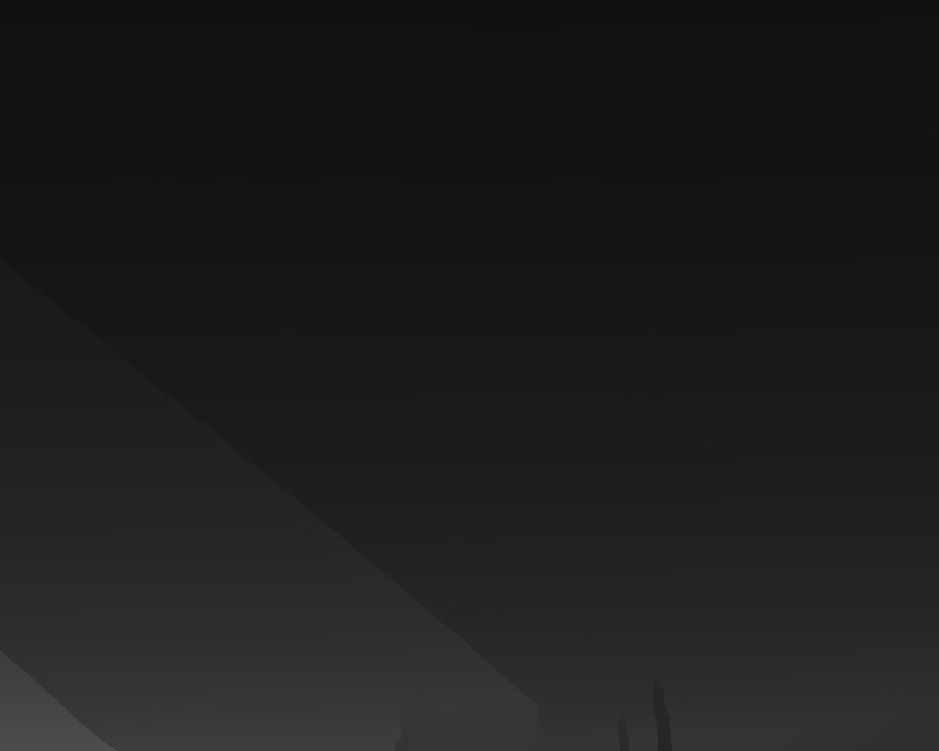
#> input picture RGBD/data/p5wJjkQkbXX/depth/bb38ac9e750f4bbabd9ac4143aca2a7a_d0_0.png, 939 x 751 px, shrunk from 1280 x 1024 before the run
$ python utils.py
#> lines starting #> are read from the running program, lines starting #| are printed output that depends on the picture
"""Fuse 1000 RGB-D images from the 7-scenes dataset into a TSDF voxel volume with 2cm resolution.
"""

import time
import cv2
import numpy as np
from skimage import measure

# [127 lines left out: functions marching_cubes, rigid_transform, get_view_frustum, grid_positions, get_pointcloud, meshwrite and 1 more, not called in this run]


if __name__ == "__main__":
    depth_im = 'data/p5wJjkQkbXX/depth/bb38ac9e750f4bbabd9ac4143aca2a7a_d0_0.png'
    cam_pose = 'data/p5wJjkQkbXX/pose/bb38ac9e750f4bbabd9ac4143aca2a7a_d0_0.txt'
    cam_intr = 'data/p5wJjkQkbXX/intrinsic/bb38ac9e750f4bbabd9ac4143aca2a7a_d0_0.txt'

    depth_im = cv2.imread(depth_im, -1).astype(float)
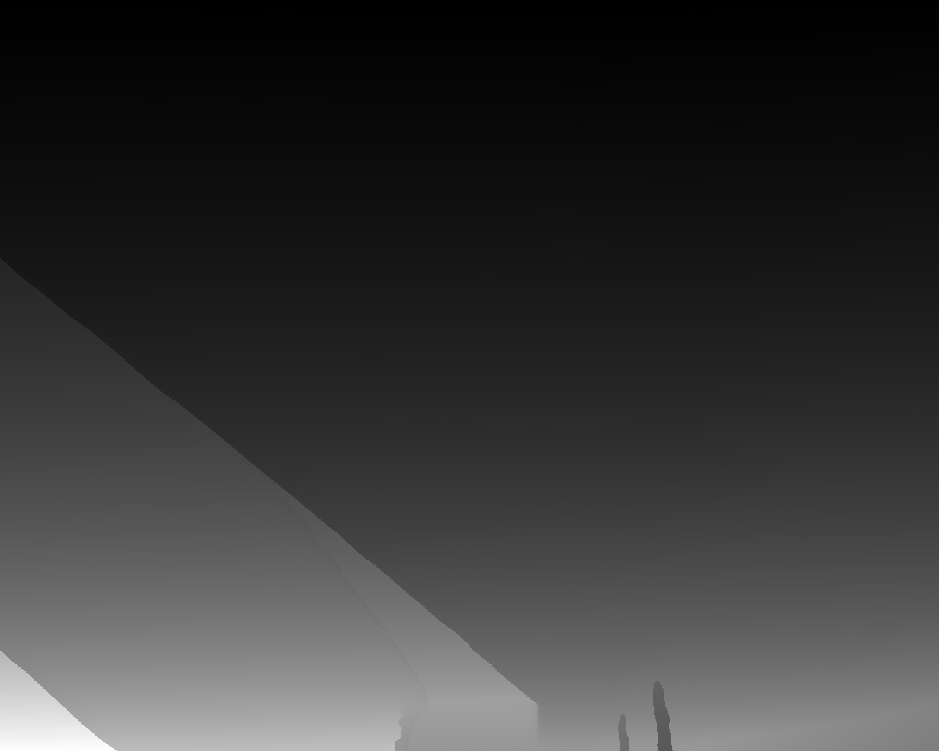
#> depth_im: shape (751, 939) float64; min 4248, max 19981, mean 7582.1; drawn with min black and max white
    depth_im /= 4000.  # depth is saved in 16-bit PNG in millimeters
#> (the run stopped early here; a loop or call above may not have finished)
